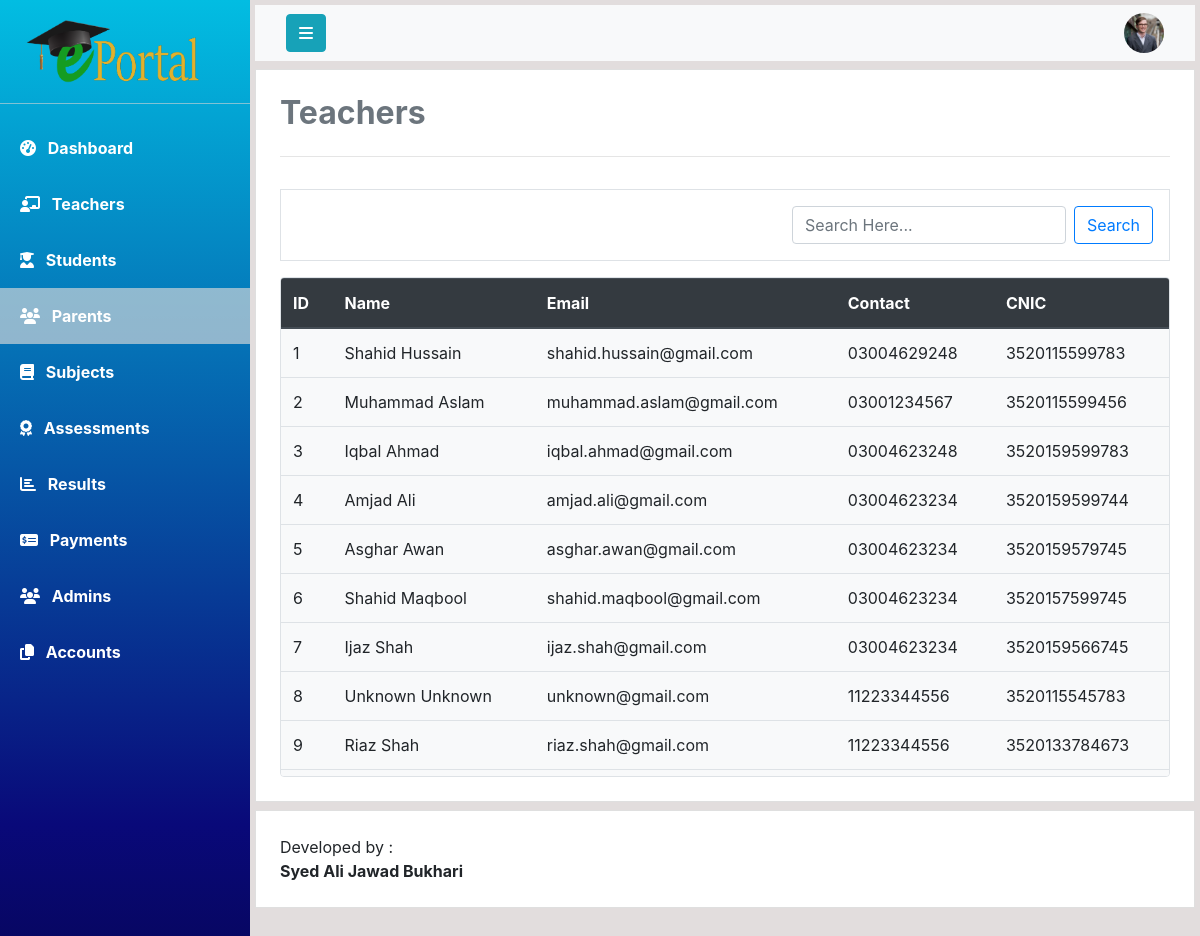
The app's page /php/manage_parents.php with its own data.
### tables this page shows
CREATE TABLE `parents` (
  `parent_id` int(11) NOT NULL,
  `first_name` varchar(20) DEFAULT NULL,
  `last_name` varchar(20) DEFAULT NULL,
  `mobile_number` varchar(11) DEFAULT NULL,
  `cnic` varchar(13) DEFAULT NULL,
  `email` varchar(30) DEFAULT NULL,
  `address` varchar(100) DEFAULT NULL,
  `occupation` varchar(30) DEFAULT NULL,
  `designation` varchar(30) DEFAULT NULL
);

### php/manage_parents.php (the view, shortened to what this page needs)
<!DOCTYPE html>
<html lang="en">
<head>
    <?php include 'links.php'; ?>
</head>
<body>
    <?php include 'DBManager.php' ?>
    <div class="wrapper">
        <nav id="sidebar">
            <a href="#" id="logo-container">
                <img class="mt-3 ml-4" src="../assets/logo/logo1.png" alt="Logo" width="180">
            </a>
            <hr class="my-3 sidebar-separator" style="background-color: rgba(255, 255, 255, 0.562);">
            <ul>
                <li><a class="nav-link text-white font-weight-bold px-3 py-3" href="admin_dashboard.php">
                        <i class="fas fa-tachometer-alt ml-1 mr-2"></i>
                        Dashboard
                    </a>
                </li>
                <li><a class="nav-link text-white font-weight-bold px-3 py-3" href="manage_teachers.php">
                        <i class="fas fa-chalkboard-teacher ml-1 mr-2"></i>
                        Teachers
                    </a>
                </li>
                <li><a class="nav-link text-white font-weight-bold px-3 py-3" href="manage_students.php">
                        <i class="fas fa-user-graduate ml-1 mr-2"></i>
                        Students
                    </a>
                </li>
                <li><a class="nav-link text-white font-weight-bold px-3 py-3 active">
                        <i class="fa fa-group ml-1 mr-2"></i>
                        Parents
                    </a>
                </li>
                <li><a class="nav-link text-white font-weight-bold px-3 py-3" href="#">
                        <i class="fas fa-book ml-1 mr-2"></i>
                        Subjects
                    </a>
                </li>
                <li><a class="nav-link text-white font-weight-bold px-3 py-3" href="#">
                        <i class="fas fa-award ml-1 mr-2"></i>
                        Assessments
                    </a>
                </li>
                <li><a class="nav-link text-white font-weight-bold px-3 py-3" href="#">
                        <i class="fa fa-chart-bar ml-1 mr-2"></i>
                        Results
                    </a>
                </li>
                <li><a class="nav-link text-white font-weight-bold px-3 py-3" href="#">
                        <i class="fa fa-money-check-alt ml-1 mr-2"></i>
                        Payments
                    </a>
                </li>
                <li><a class="nav-link text-white font-weight-bold px-3 py-3" href="#">
                        <i class="fas fa-users ml-1 mr-2"></i>
                        Admins
                    </a>
                </li>
                <li><a class="nav-link text-white font-weight-bold px-3 py-3" href="#">
                        <i class="fas fa-copy ml-1 mr-2"></i>
                        Accounts
                    </a>
                </li>
            </ul>
        </nav>
        <div id="content" class="overflow-auto">
            <nav class="navbar mb-2 navbar-light bg-light mb-2">
                <div class="container-fluid">
                    <div class="navbar-header">
                        <button type="button" id="sidebar-toggle" onclick="hideSidebar()"
                            class="btn btn-info navbar-btn mr-auto">
                            <i class="fa fa-bars" aria-hidden="true"></i>
                        </button>
                    </div>
                    <a class="text-decoration-none">
                        <img src="../assets/user-profile.jpg" id="user-profile" onclick="showDropdown()" width="40"
                            height="40" class="rounded-circle ml-auto" alt="">
                    </a>
                </div>
            </nav>
            <div class="card bg-white mb-2 p-4 rounded-0" id="content-wrapper">
                <h2 class="main-heading text-secondary"><b>Teachers</b></h2>
                <hr class="divider py-2">
                <div class="clearfix class-container p-3 border mb-3">
                    <form action="#" method="GET" class="form-inline ml-auto float-right">
                        <input class="form-control mr-sm-2" type="search" placeholder="Search Here..." aria-label="Search" onkeyup="myFunction()" id="search-keyword">
                        <button class="btn btn-outline-primary my-2 my-sm-0" onclick="validateSearch()" type="submit"
                            name="search">Search</button>
                    </form>
                </div>
                <div class="card table-container overflow-auto bg-light border">
                    <table class="table table-responsive-lg table-responsive-md table-responsive-sm table-hover" id="table">
                        <thead class="thead-dark">
                            <tr>
                                <th>ID</th>
                                <th>Name</th>
                                <th>Email</th>
                                <th>Contact</th>
                                <th>CNIC</th>
                            </tr>
                        </thead>
                        <tbody>
                            <?php
                                $query = "SELECT * from Parents";
                                $result = mysqli_query($connection,$query);
                                $noOfRows = mysqli_num_rows($result);
                                if($noOfRows>0){
                                    while($parent = mysqli_fetch_array($result)){  ?>
                            <tr>
                                <td><?php echo $parent['parent_id']; ?></td>
                                <td><?php echo $parent['first_name']." ".$parent['last_name']; ?></td>
                                <td><?php echo $parent['email']; ?></td>
                                <td><?php echo $parent['mobile_number']; ?></td>
                                <td><?php echo $parent['cnic']; ?></td>
                            </tr>
                            <?php
                                    }
                                }
                            ?>
                        </tbody>
                    </table>
                </div>
            </div>
            <div class="card p-4 bg-white rounded-0" id="footer">
                Developed by : <b>Syed Ali Jawad Bukhari</b>
            </div>
        </div>
    </div>
</body>
</html>

### php/links.php (shortened to what this page needs)
<link rel="stylesheet" href="https://maxcdn.bootstrapcdn.com/bootstrap/4.5.2/css/bootstrap.min.css">
<link rel="stylesheet" href="../css/style.css">

### css/style.css (style rules this page uses)
* { padding: 0; margin: 0; box-sizing: border-box; }
.wrapper { display: flex; align-items: stretch; background-color: rgb(226, 221, 221); max-height: 100vh; }
#sidebar { width: 250px; height: 100%; position: fixed; top: 0; left: 0; background-color: #30336b; background: rgb(2,0,36); background: linear-gradient(360deg, rgba(2,0,36,1) 0%, rgba(9,9,121,1) 35%, rgb(2, 189, 226)100%); transition: all 1s; }
#sidebar .active { background-color: rgba(219, 219, 219, 0.651); }
#content { width: 100%; height: 100vh; padding: 5px; margin-left: 250px; overflow-x: hidden; transition: all 1s; }
#dropdown a { text-decoration: none; }
.table-container { height: 500px; }

### records on screen
parents: parent_id "1", first_name "Shahid", last_name "Hussain", email "shahid.hussain@gmail.com", mobile_number "03004629248", cnic "3520115599783"
parents: parent_id "2", first_name "Muhammad", last_name "Aslam", email "muhammad.aslam@gmail.com", mobile_number "03001234567", cnic "3520115599456"
parents: parent_id "3", first_name "Iqbal", last_name "Ahmad", email "iqbal.ahmad@gmail.com", mobile_number "03004623248", cnic "3520159599783"
parents: parent_id "4", first_name "Amjad", last_name "Ali", email "amjad.ali@gmail.com", mobile_number "03004623234", cnic "3520159599744"
parents: parent_id "5", first_name "Asghar", last_name "Awan", email "asghar.awan@gmail.com", mobile_number "03004623234", cnic "3520159579745"
parents: parent_id "6", first_name "Shahid", last_name "Maqbool", email "shahid.maqbool@gmail.com", mobile_number "03004623234", cnic "3520157599745"
parents: parent_id "7", first_name "Ijaz", last_name "Shah", email "ijaz.shah@gmail.com", mobile_number "03004623234", cnic "3520159566745"
parents: parent_id "8", first_name "Unknown", last_name "Unknown", email "unknown@gmail.com", mobile_number "11223344556", cnic "3520115545783"
parents: parent_id "9", first_name "Riaz", last_name "Shah", email "riaz.shah@gmail.com", mobile_number "11223344556", cnic "3520133784673"
